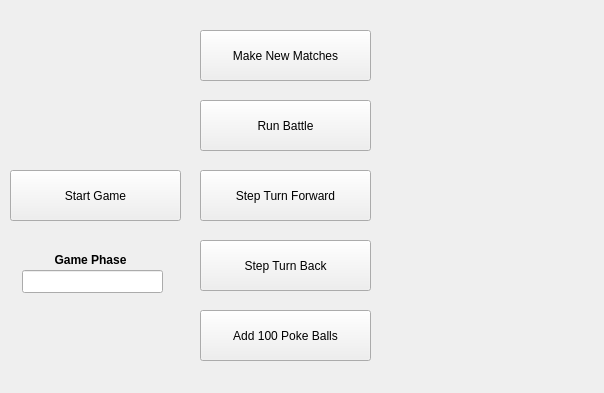
<?xml version="1.0" encoding="UTF-8"?>
<ui version="4.0">
 <class>Form</class>
 <widget class="QWidget" name="Form">
  <property name="geometry">
   <rect>
    <x>0</x>
    <y>0</y>
    <width>604</width>
    <height>393</height>
   </rect>
  </property>
  <property name="windowTitle">
   <string>Form</string>
  </property>
  <widget class="QPushButton" name="runBattle">
   <property name="geometry">
    <rect>
     <x>200</x>
     <y>100</y>
     <width>171</width>
     <height>51</height>
    </rect>
   </property>
   <property name="text">
    <string>Run Battle</string>
   </property>
  </widget>
  <widget class="QPushButton" name="makeNewMatches">
   <property name="geometry">
    <rect>
     <x>200</x>
     <y>30</y>
     <width>171</width>
     <height>51</height>
    </rect>
   </property>
   <property name="text">
    <string>Make New Matches</string>
   </property>
  </widget>
  <widget class="QPushButton" name="stepTurnForward">
   <property name="geometry">
    <rect>
     <x>200</x>
     <y>170</y>
     <width>171</width>
     <height>51</height>
    </rect>
   </property>
   <property name="text">
    <string>Step Turn Forward</string>
   </property>
  </widget>
  <widget class="QPushButton" name="stepTurnBackward">
   <property name="geometry">
    <rect>
     <x>200</x>
     <y>240</y>
     <width>171</width>
     <height>51</height>
    </rect>
   </property>
   <property name="text">
    <string>Step Turn Back</string>
   </property>
  </widget>
  <widget class="QPushButton" name="addPokeBalls">
   <property name="geometry">
    <rect>
     <x>200</x>
     <y>310</y>
     <width>171</width>
     <height>51</height>
    </rect>
   </property>
   <property name="text">
    <string>Add 100 Poke Balls</string>
   </property>
  </widget>
  <widget class="QPushButton" name="startGame">
   <property name="geometry">
    <rect>
     <x>10</x>
     <y>170</y>
     <width>171</width>
     <height>51</height>
    </rect>
   </property>
   <property name="text">
    <string>Start Game</string>
   </property>
  </widget>
  <widget class="QLineEdit" name="gamePhase">
   <property name="geometry">
    <rect>
     <x>22</x>
     <y>270</y>
     <width>141</width>
     <height>23</height>
    </rect>
   </property>
   <property name="readOnly">
    <bool>true</bool>
   </property>
  </widget>
  <widget class="QLabel" name="label">
   <property name="geometry">
    <rect>
     <x>40</x>
     <y>250</y>
     <width>101</width>
     <height>20</height>
    </rect>
   </property>
   <property name="font">
    <font>
     <weight>75</weight>
     <bold>true</bold>
    </font>
   </property>
   <property name="text">
    <string>Game Phase</string>
   </property>
   <property name="alignment">
    <set>Qt::AlignCenter</set>
   </property>
  </widget>
 </widget>
 <resources/>
 <connections/>
</ui>
